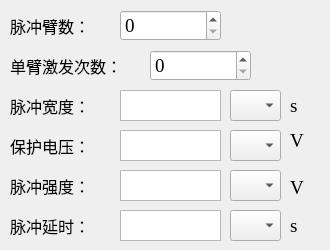
      <widget class="QWidget" name="w_2430PulseMode1">
       <attribute name="title">
        <string>基础</string>
       </attribute>
       <widget class="QLabel" name="w_label_VA_PulseLowLevel_4">
        <property name="geometry">
         <rect>
          <x>290</x>
          <y>215</y>
          <width>31</width>
          <height>21</height>
         </rect>
        </property>
        <property name="font">
         <font>
          <family>Times New Roman</family>
          <pointsize>14</pointsize>
         </font>
        </property>
        <property name="text">
         <string>s</string>
        </property>
       </widget>
       <widget class="QLabel" name="w_label_PulseLowLevel_4">
        <property name="geometry">
         <rect>
          <x>10</x>
          <y>210</y>
          <width>101</width>
          <height>31</height>
         </rect>
        </property>
        <property name="font">
         <font>
          <family>Times New Roman</family>
          <pointsize>12</pointsize>
         </font>
        </property>
        <property name="text">
         <string>脉冲延时：</string>
        </property>
       </widget>
       <widget class="QLabel" name="w_labelDutyCycle_3">
        <property name="geometry">
         <rect>
          <x>10</x>
          <y>130</y>
          <width>101</width>
          <height>31</height>
         </rect>
        </property>
        <property name="font">
         <font>
          <family>Times New Roman</family>
          <pointsize>12</pointsize>
         </font>
        </property>
        <property name="text">
         <string>保护电压：</string>
        </property>
       </widget>
       <widget class="QLabel" name="w_labelNumberOfDuty_3">
        <property name="geometry">
         <rect>
          <x>10</x>
          <y>50</y>
          <width>141</width>
          <height>31</height>
         </rect>
        </property>
        <property name="font">
         <font>
          <family>Times New Roman</family>
          <pointsize>12</pointsize>
         </font>
        </property>
        <property name="text">
         <string>单臂激发次数：</string>
        </property>
       </widget>
       <widget class="QTextEdit" name="w_2430Pulse1_pulseWidth_Input">
        <property name="geometry">
         <rect>
          <x>120</x>
          <y>90</y>
          <width>101</width>
          <height>31</height>
         </rect>
        </property>
        <property name="font">
         <font>
          <family>Times New Roman</family>
          <pointsize>12</pointsize>
         </font>
        </property>
       </widget>
       <widget class="QLabel" name="w_label_seconds_8">
        <property name="geometry">
         <rect>
          <x>290</x>
          <y>95</y>
          <width>31</width>
          <height>21</height>
         </rect>
        </property>
        <property name="font">
         <font>
          <family>Times New Roman</family>
          <pointsize>14</pointsize>
         </font>
        </property>
        <property name="text">
         <string>s</string>
        </property>
       </widget>
       <widget class="QComboBox" name="w_2430chooseSizeOfPulseWidth1">
        <property name="geometry">
         <rect>
          <x>230</x>
          <y>90</y>
          <width>51</width>
          <height>31</height>
         </rect>
        </property>
        <property name="font">
         <font>
          <family>Times New Roman</family>
          <pointsize>14</pointsize>
         </font>
        </property>
        <item>
         <property name="text">
          <string/>
         </property>
        </item>
        <item>
         <property name="text">
          <string>m</string>
         </property>
        </item>
        <item>
         <property name="text">
          <string>u</string>
         </property>
        </item>
       </widget>
       <widget class="QComboBox" name="w_2430chooseSizeOfPulseHighLevel1">
        <property name="geometry">
         <rect>
          <x>230</x>
          <y>170</y>
          <width>51</width>
          <height>31</height>
         </rect>
        </property>
        <property name="font">
         <font>
          <family>Times New Roman</family>
          <pointsize>14</pointsize>
         </font>
        </property>
        <item>
         <property name="text">
          <string/>
         </property>
        </item>
        <item>
         <property name="text">
          <string>m</string>
         </property>
        </item>
        <item>
         <property name="text">
          <string>u</string>
         </property>
        </item>
        <item>
         <property name="text">
          <string>n</string>
         </property>
        </item>
       </widget>
       <widget class="QTextEdit" name="w_2430Pulse1_protectionIV_input">
        <property name="geometry">
         <rect>
          <x>120</x>
          <y>130</y>
          <width>101</width>
          <height>31</height>
         </rect>
        </property>
        <property name="font">
         <font>
          <family>Times New Roman</family>
          <pointsize>12</pointsize>
         </font>
        </property>
       </widget>
       <widget class="QComboBox" name="w_2430chooseSizeOfPulseDelay1">
        <property name="geometry">
         <rect>
          <x>230</x>
          <y>210</y>
          <width>51</width>
          <height>31</height>
         </rect>
        </property>
        <property name="font">
         <font>
          <family>Times New Roman</family>
          <pointsize>14</pointsize>
         </font>
        </property>
        <item>
         <property name="text">
          <string/>
         </property>
        </item>
        <item>
         <property name="text">
          <string>m</string>
         </property>
        </item>
        <item>
         <property name="text">
          <string>u</string>
         </property>
        </item>
        <item>
         <property name="text">
          <string>n</string>
         </property>
        </item>
       </widget>
       <widget class="QLabel" name="w_label_PulseHighLevel_3">
        <property name="geometry">
         <rect>
          <x>10</x>
          <y>170</y>
          <width>101</width>
          <height>31</height>
         </rect>
        </property>
        <property name="font">
         <font>
          <family>Times New Roman</family>
          <pointsize>12</pointsize>
         </font>
        </property>
        <property name="text">
         <string>脉冲强度：</string>
        </property>
       </widget>
       <widget class="QLabel" name="w_label_percent_3">
        <property name="geometry">
         <rect>
          <x>290</x>
          <y>130</y>
          <width>31</width>
          <height>21</height>
         </rect>
        </property>
        <property name="font">
         <font>
          <family>Times New Roman</family>
          <pointsize>14</pointsize>
         </font>
        </property>
        <property name="text">
         <string>V</string>
        </property>
       </widget>
       <widget class="QSpinBox" name="w_2430Pulse1_triggerCount">
        <property name="geometry">
         <rect>
          <x>150</x>
          <y>50</y>
          <width>101</width>
          <height>31</height>
         </rect>
        </property>
        <property name="font">
         <font>
          <family>Times New Roman</family>
          <pointsize>14</pointsize>
         </font>
        </property>
       </widget>
       <widget class="QTextEdit" name="w_2430Pulse1_PulseDelay_Input">
        <property name="geometry">
         <rect>
          <x>120</x>
          <y>210</y>
          <width>101</width>
          <height>31</height>
         </rect>
        </property>
        <property name="font">
         <font>
          <family>Times New Roman</family>
          <pointsize>12</pointsize>
         </font>
        </property>
       </widget>
       <widget class="QTextEdit" name="w_2430Pulse1_InputPulseHighLevel">
        <property name="geometry">
         <rect>
          <x>120</x>
          <y>170</y>
          <width>101</width>
          <height>31</height>
         </rect>
        </property>
        <property name="font">
         <font>
          <family>Times New Roman</family>
          <pointsize>12</pointsize>
         </font>
        </property>
       </widget>
       <widget class="QLabel" name="w_labelWidthOfDuty_3">
        <property name="geometry">
         <rect>
          <x>10</x>
          <y>90</y>
          <width>101</width>
          <height>31</height>
         </rect>
        </property>
        <property name="font">
         <font>
          <family>Times New Roman</family>
          <pointsize>12</pointsize>
         </font>
        </property>
        <property name="text">
         <string>脉冲宽度：</string>
        </property>
       </widget>
       <widget class="QLabel" name="w_label_VA_PulseHighLevel_3">
        <property name="geometry">
         <rect>
          <x>290</x>
          <y>180</y>
          <width>31</width>
          <height>16</height>
         </rect>
        </property>
        <property name="font">
         <font>
          <family>Times New Roman</family>
          <pointsize>14</pointsize>
         </font>
        </property>
        <property name="text">
         <string>V</string>
        </property>
       </widget>
       <widget class="QSpinBox" name="w_2430Pulse1_armCount_input">
        <property name="geometry">
         <rect>
          <x>120</x>
          <y>10</y>
          <width>101</width>
          <height>31</height>
         </rect>
        </property>
        <property name="font">
         <font>
          <family>Times New Roman</family>
          <pointsize>14</pointsize>
         </font>
        </property>
       </widget>
       <widget class="QLabel" name="w_labelNumberOfDuty_5">
        <property name="geometry">
         <rect>
          <x>10</x>
          <y>10</y>
          <width>101</width>
          <height>31</height>
         </rect>
        </property>
        <property name="font">
         <font>
          <family>Times New Roman</family>
          <pointsize>12</pointsize>
         </font>
        </property>
        <property name="text">
         <string>脉冲臂数：</string>
        </property>
       </widget>
       <widget class="QComboBox" name="w_2430chooseSizeOfProtectionIV1">
        <property name="geometry">
         <rect>
          <x>230</x>
          <y>130</y>
          <width>51</width>
          <height>31</height>
         </rect>
        </property>
        <property name="font">
         <font>
          <family>Times New Roman</family>
          <pointsize>14</pointsize>
         </font>
        </property>
        <item>
         <property name="text">
          <string/>
         </property>
        </item>
        <item>
         <property name="text">
          <string>m</string>
         </property>
        </item>
        <item>
         <property name="text">
          <string>u</string>
         </property>
        </item>
       </widget>
      </widget>
